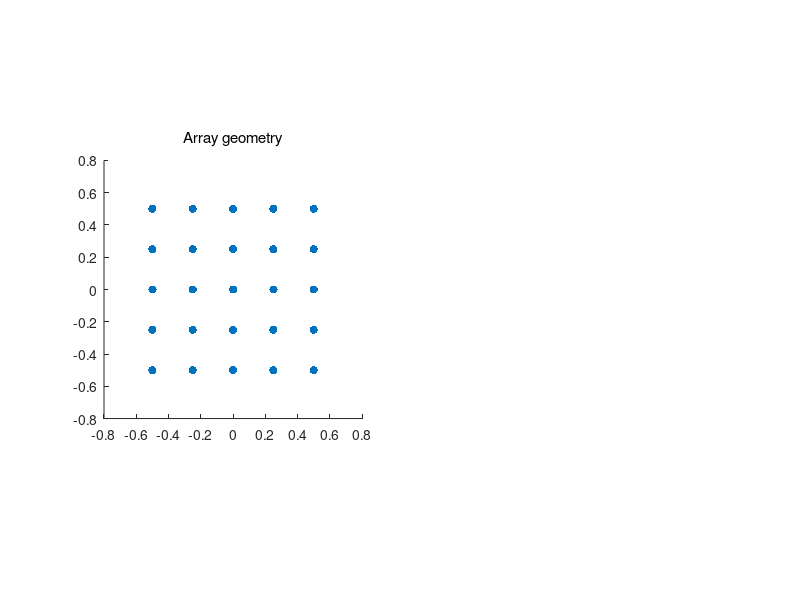

Write the MATLAB code that produced this figure. (Note: this script raises an error after producing the figure.)
%% Examples on how to calculate array factor / beampattern

%% Create 2D array

% Position of sensors and weighting of 2D array
[x, y] = meshgrid(-0.5:0.25:0.5,-0.5:0.25:0.5);
xPos = x(:)'; % 1xP vector of x-positions
yPos = y(:)'; % 1xP vector of y-positions
w = ones(1,length(xPos)); % 1xP vector of weighting factors

%% Plot array geometry and array factor for different frequencies

% Wave-frequency and wave-speed
f = [250 500 1e3 1.3e3];
c = 340;

% Scanning angles
thetaScanningAngles = -90:90;
phiScanningAngles = 0;

%Calculate and plot the array pattern for various frequencies
figure(1);clf
subplot(121)
scatter(xPos, yPos,'filled')
title('Array geometry','FontWeight','Normal')
axis square
for ff = f
    W = arrayFactor(xPos, yPos, w, ff, c, thetaScanningAngles, phiScanningAngles);
    W = 20*log10(W);
    
    subplot(122)
    plot(thetaScanningAngles,W);
    hold on
end
xlabel('\theta');ylabel('dB');axis square
grid on
title('Array factor','FontWeight','Normal')
axis([thetaScanningAngles(1) thetaScanningAngles(end) -30 0])

%% Plot with steering

% Wave-frequency and wave-speed
f = [750 1e3];
c = 340;

% Scanning angles
thetaScanningAngles = -60:0.5:60;
phiScanningAngles = 0;

% Steering angle
thetaSteeringAngle = -20;

% Calculate and plot the array factor
figure(3);clf
hold on
for ff = f
    W = arrayFactor(xPos, yPos, w, ff, c, thetaScanningAngles, phiScanningAngles, thetaSteeringAngle);
    W = 20*log10(W);
    
    plot(thetaScanningAngles,W,'DisplayName',[num2str(ff*1e-3) 'kHz']);
end

xlabel('\theta');ylabel('dB')
grid on
axis([thetaScanningAngles(1) thetaScanningAngles(end) -30 0])
legend(gca,'show')
title(['Steering angle ' num2str(thetaSteeringAngle) ' degrees'],'FontWeight','Normal')
yL = get(gca,'YLim');
indx = find(thetaScanningAngles >= thetaSteeringAngle,1);
line([thetaScanningAngles(indx) thetaScanningAngles(indx)],yL,'LineWidth',1,'Color','r','LineStyle','--');


%% Plot array factor from 0 to 10 kHz

% Wave-frequency and wave-speed
f = 0:10:10e3;
c = 340;

% Scanning angles
thetaScanningAngles = -90:0.2:90;
phiScanningAngles = 0;

%Preallocating for speed
W_all = zeros(numel(f),numel(thetaScanningAngles));

%Calculate array factor
for k = 1:length(f)
    W = arrayFactor(xPos, yPos, w, f(k), c, thetaScanningAngles, phiScanningAngles);
    W_all(k,:) = 20*log10(W);
end

%Don't display values below a certain threshold
dBmin = 30;
W_all(W_all<-dBmin) = NaN;

%Plot array factor
figure(4);clf
imagesc(f*1e-3,thetaScanningAngles,W_all')
xlabel('kHz');ylabel('\theta')
colorbar('northoutside','direction','reverse')

%% Plot the beampattern for various frequencies with plotBeampattern()

f = [0.5e3 0.7e3 1e3];
c = 340;
thetaSteeringAngle = 10;
dynRange = 50;

plotBeampattern(xPos, yPos, w, f, c, thetaSteeringAngle)

%% Plot the 3D polar beampattern of the array with plotBeampattern3D()

plotBeampattern3D(xPos, yPos, w)


    
    